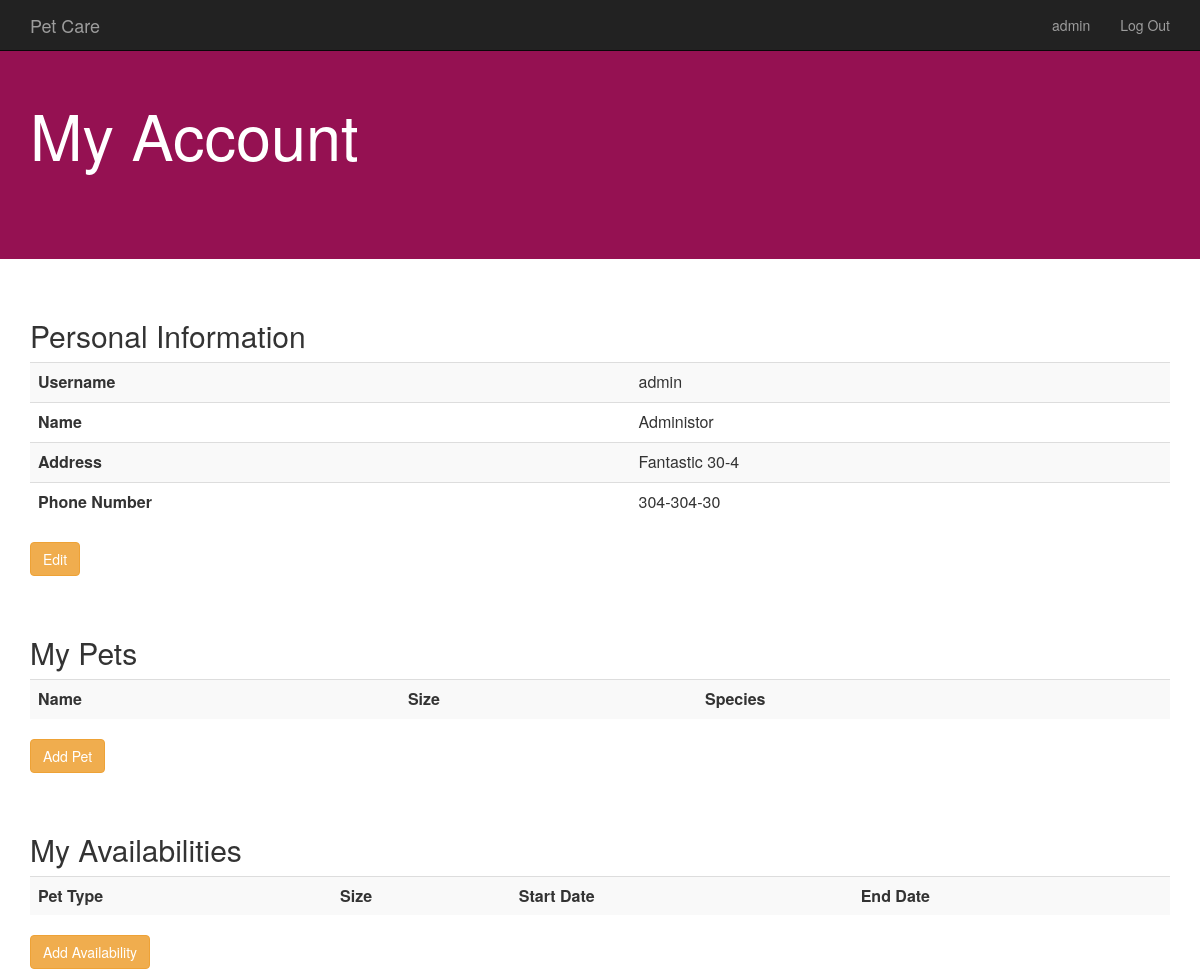
Before: /myaccount.php (signed in) with the older database file.
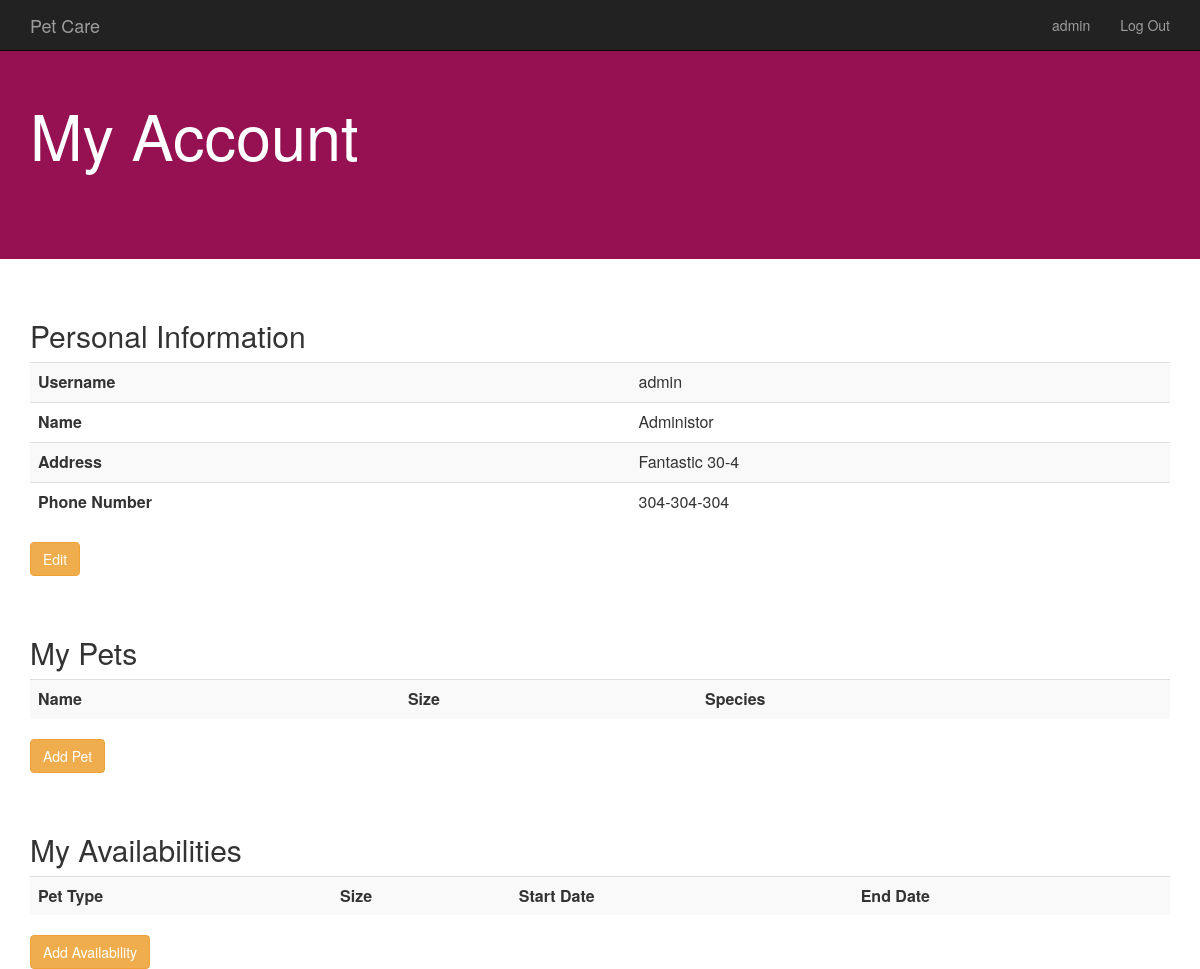
After: the same page with the newer database file.
### tables this page shows
CREATE TABLE User
(UserID 	CHAR(20) NOT NULL,
 Password 	CHAR(20) NOT NULL, 
 Name 		CHAR(20) NOT NULL, 
 Address 	CHAR(50) NOT NULL,
 PhoneNum 	CHAR(15) NOT NULL,
 primary key (UserID));

### myaccount.php (the view, shortened to what this page needs)
<?php
	function displayAccountInfo() {
		try {
			$db = new PDO("mysql:host=localhost;dbname=fantastic304;port=3306","root");
			$userID = $_COOKIE['userID'];
			$userSQL = "SELECT UserID, Name, Address, PhoneNum
						FROM User
						WHERE UserID = '$userID'";
			echo '<table class="table table-striped">';
			foreach($db->query($userSQL) as $row) {
				echo "<th>Username</th><td>";
				echo $row['UserID'];
				echo "</td></tr><tr><th>Name</th><td>";
				echo $row['Name'];
				echo "</td></tr><tr><th>Address</th><td>";
				echo $row['Address'];
				echo "</td></tr><tr><th>Phone Number</th><td>";
				echo $row['PhoneNum'];
				echo "</td></tr></table>";
			}
		}
		catch(Exception $e) {
			echo "Could not connect to the database to display account info";
			exit;
		}
	}
	function displayPetInfo() {
		try {
			echo '<table class="table table-striped">';
			echo "<th>Name</th><th>Size</th><th>Species</th></tr>";
		}
		catch(Exception $e) {
			echo "Could not connect to the database to display pet info";
			exit;
		}
		echo "</table>";
	}
	function displayAvailInfo() {
		try {
			echo '<table class="table table-striped">';
			echo '<tr><th>Pet Type</th><th>Size</th><th>Start Date</th><th>End Date</th></tr>';
		}
		catch(Exception $e) {
			echo "Could not connect to the database to display availability info";
			exit;
		}
		echo "</table>";
	}
?>
<head>
	<link rel="stylesheet" href="bootstrap.min.css">
</head>
<body>
	<?php include './include/header.php'; ?>
	<div style="padding: 80px 0; background-color:951152; !important" class="jumbotron">
  		<div class="container">
  			<h1 style="color:white">My Account</h1>
  		</div>
	</div>
	<?php if(isset($_COOKIE['userID'])): ?>
		<div class="container" style="margin-top:40px;">
			<h2>Personal Information</h2>
			<?php displayAccountInfo(); ?>
			<a href="editPersonalInfo.php" class="btn btn-warning" role="button">Edit</a>
		</div>
		<div class="container" style="margin-top:40px; margin-bottom:40px;">
			<h2>My Pets</h2>
			<?php displayPetInfo(); ?>
			<a href="newpet.php" class="btn btn-warning" role="button">Add Pet</a>
		</div>
		<div style="overflow:hidden" class="container">
			<h2>My Availabilities</h2>
			<?php displayAvailInfo();?>
			<a href="user/sitterAddAvailability.php" class="btn btn-warning" role="button">Add Availability</a>
		</div>
	<?php else : ?>
		<div class="container">
			<p>Please login to view your account.</p>
		</div>
	<?php endif; ?>
</body>

### include/header.php
<nav class="navbar navbar-inverse navbar-fixed-top">
	<div class="container">
    	<a class="navbar-brand" href="<?php $_SERVER['DOCUMENT_ROOT'] ?>/index.php">Pet Care</a>
		<?php if(!isset($_COOKIE['userID'])): ?>
			<form class="navbar-form navbar-right" action= "<?php $_SERVER['DOCUMENT_ROOT'] ?>/login.php" method="post">
        		<div class="form-group">
         			<input type="text" class="form-control" name="id" placeholder="username">
         			<input type="password" class="form-control" name="password" placeholder="password">
        		</div>
        		<button type="submit" class="btn btn-warning">Submit</button>
        		<a href="<?php $_SERVER['DOCUMENT_ROOT'] ?>/register.php">Register</a>
      		</form>
      	<?php else : ?>
      		<ul class="nav navbar-nav navbar-right">
      			<li><a href="<?php $_SERVER['DOCUMENT_ROOT'] ?>/myaccount.php"><?php echo $_COOKIE['userID'] ?></a></li>
      			<li><a href="<?php $_SERVER['DOCUMENT_ROOT'] ?>/logout.php">Log Out</a></li>
      	<?php endif; ?>
     	</div>
</nav>

Changed rows visible on the page:
changed user "admin": PhoneNum "304-304-30" → "304-304-304"
